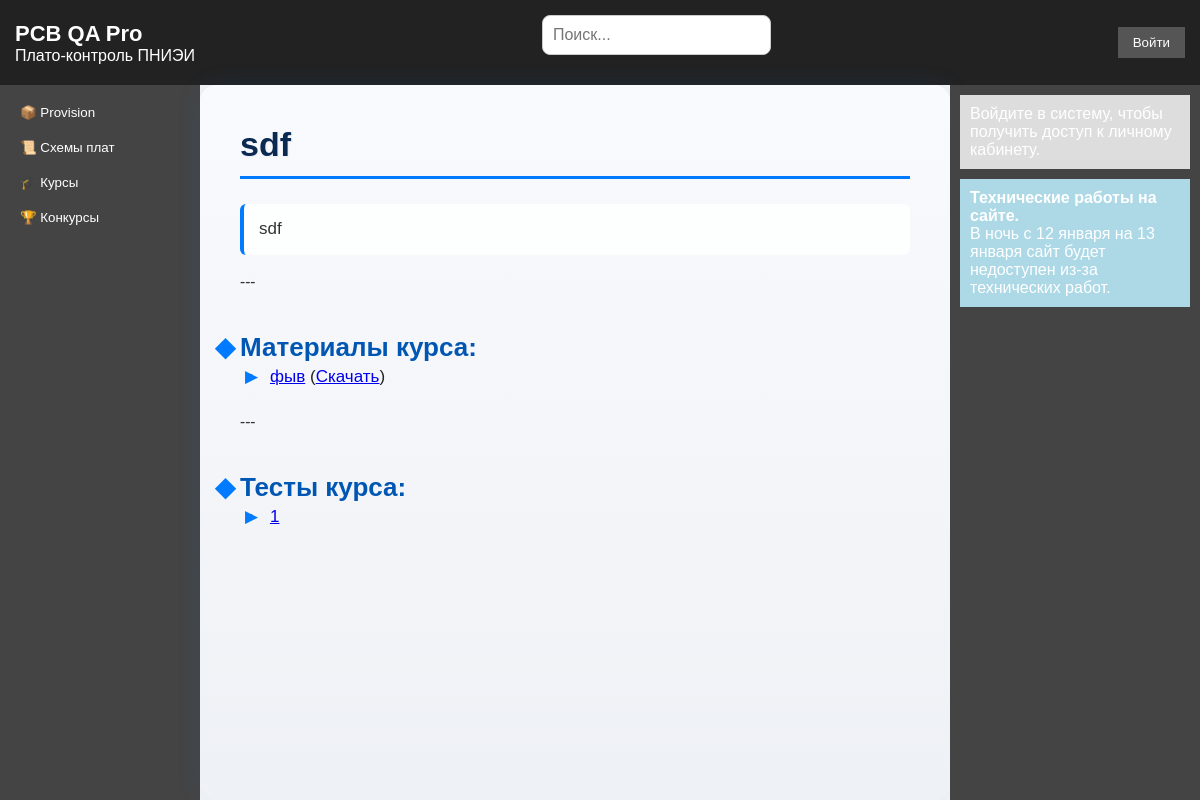
The page /courses/1/ on the database its author committed.
### education/models.py (models this page shows, shortened)
class Course(models.Model):
    title = models.CharField(max_length=255, verbose_name="Название курса")
    description = models.TextField(verbose_name="Описание курса", blank=True, null=True)
    created_at = models.DateTimeField(auto_now_add=True, verbose_name="Дата создания")
    updated_at = models.DateTimeField(auto_now=True, verbose_name="Дата последнего обновления")
    class Meta:
        verbose_name = "Курс"
        verbose_name_plural = "Курсы"

class Material(models.Model):
    course = models.ForeignKey(
        Course,
        on_delete=models.CASCADE,
        related_name='materials',
        verbose_name="Курс"
    )
    title = models.CharField(max_length=255, verbose_name="Название материала")
    file = models.FileField(upload_to='course_materials/', verbose_name="Файл")
    description = models.TextField(blank=True, null=True, verbose_name="Описание материала")
    uploaded_at = models.DateTimeField(auto_now_add=True, verbose_name="Дата загрузки")
    class Meta:
        verbose_name = "Материал курса"
        verbose_name_plural = "Материалы курсов"

class Test(models.Model):
    course = models.ForeignKey(
        Course,
        on_delete=models.CASCADE,
        related_name='tests',
        verbose_name="Курс"
    )
    title = models.CharField(max_length=255, verbose_name="Название теста")
    description = models.TextField(blank=True, null=True, verbose_name="Описание теста")
    class Meta:
        verbose_name = "Тест"
        verbose_name_plural = "Тесты"

### education/views.py (the view)
# urls.py: path('courses/<int:pk>/', views.CourseDetailView.as_view(), name='course_detail'),
class CourseDetailView(DetailView):
    model = Course
    template_name = 'education/course_detail.html'
    context_object_name = 'course'
    def get_context_data(self, **kwargs):
        context = super().get_context_data(**kwargs)
        context['materials'] = self.object.materials.all()
        context['tests'] = self.object.tests.all()
        return context

### education/templates/education/course_detail.html
{% extends 'education/main.html' %}
{% block content %}
<h1>{{ course.title }}</h1>
<p>{{ course.description }}</p>
---
<h2>Материалы курса:</h2>
{% if materials %}
    <ul>
        {% for material in materials %}
            <li>
                <a href="{% url 'education:material_detail' material.pk %}">{{ material.title }}</a>
                {% if material.file %}
                    (<a href="{{ material.file.url }}" target="_blank">Скачать</a>)
                {% endif %}
            </li>
        {% endfor %}
    </ul>
{% else %}
    <p>Материалов для этого курса пока нет.</p>
{% endif %}
---
<h2>Тесты курса:</h2>
{% if tests %}
    <ul>
        {% for test in tests %}
            <li>
                <a href="{% url 'education:test_attempt' test.pk %}">{{ test.title }}</a>
            </li>
        {% endfor %}
    </ul>
{% else %}
    <p>Тестов для этого курса пока нет.</p>
{% endif %}
{% endblock %}

### education/templates/education/main.html (style rules this page uses)
* { margin: 0; padding: 0; box-sizing: border-box; font-family: Arial, sans-serif; }
body { background-color: #eee; }
body { font-family: Arial, sans-serif; background-color: #f4f4f4; color: #333; margin: 0; padding: 0; }
main h1 { font-size: 34px; margin-bottom: 25px; color: #0a2a52; border-bottom: 3px solid #007bff; padding-bottom: 12px; text-shadow: 1px 1px 2px rgba(0,0,0,0.05); }
main h2 { font-size: 26px; margin-top: 40px; color: #0056b3; position: relative; }
main h2::before { content: "◆"; position: absolute; left: -25px; color: #007bff; }
main p { font-size: 17px; line-height: 1.8; margin-bottom: 15px; color: #333; background-color: #ffffffd1; padding: 10px 15px; border-left: 4px solid #007bff; border-radius: 6px; }
main ul { margin-left: 25px; margin-bottom: 20px; }
main ul li { font-size: 17px; line-height: 1.6; color: #222; padding-left: 5px; position: relative; }
main ul li::before { content: "▶"; position: absolute; left: -20px; color: #007bff; }

### rows shown on the page
Course: title "sdf", description "sdf"
Material: title "фыв"
Test: title "1"
